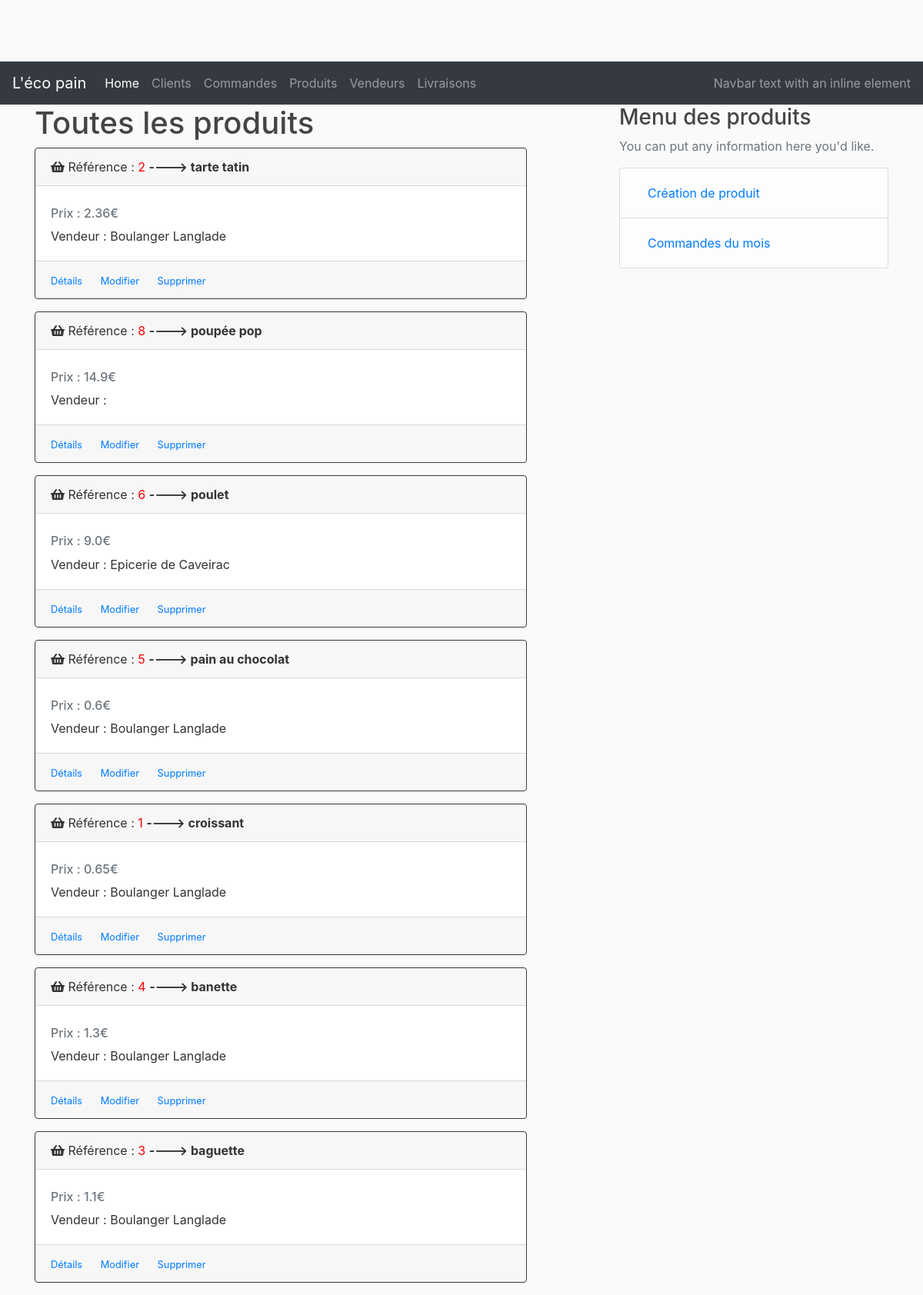
Page /products on the committed database.
### lecopain/dao/models.py (models this page shows, shortened)
class Product(db.Model)      :
    __tablename__            = 'products'
    id                       = db.Column(db.Integer, primary_key = True)
    name                     = db.Column(db.String(50), nullable = False)
    description              = db.Column(db.String(250))
    price                    = db.Column(db.Float)
    status                   = db.Column(db.String(20))
    selections               = db.relationship('CustomerOrder', secondary = 'order_product', backref = db.backref('selected_products'))
    vendor_id                = db.Column(db.Integer, db.ForeignKey('vendors.id'), nullable = False)

class Vendor(db.Model)        :
    __tablename__             = 'vendors'
    id                        = db.Column(db.Integer, primary_key  = True)
    name                      = db.Column(db.String(50), nullable  = False)
    email                     = db.Column(db.String(200), nullable = False)
    products                  = db.relationship('Product', backref = 'vendor', lazy = True)
    vendorOrders              = db.relationship('VendorOrder', backref = 'vendor', lazy = True)

### lecopain/controllers/product_controller.py (the view)
@product_page.route("/products", methods=['GET', 'POST'])
def products():
    products = Product.query.order_by(Product.name.desc()).all()
    return render_template('/products/products.html', products=products, title="Toutes les produits")

### lecopain/templates/products/products.html (shortened to what this page needs)
{% extends "layout.html" %}
{% block content %}
    {% for product in products %}
    <div class="card border-dark mb-3" style="width: 40rem;">
        <div class="card-header">
            <span style="font-size: 1,8em;">
                    <i class="fas fa-shopping-basket "></i>
            </span>
            Référence : <span style="color:red">{{product.id}}</span>
            <span style="margin:auto;"><b> ----> {{ product.name }}</b></span>
        </div>
        <div class="card-body">
            <h6 class="card-subtitle mb-2 text-muted">Prix : {{product.price }}€</h6>
            <p class="card-text"> Vendeur : {{product.vendor.name}} </p>
        </div>
        <div class="card-footer">
            <small class="text-muted">
                <a href="/products/{{product.id}}" class="card-link">Détails</a>
                <a href="/products/update/{{product.id}}" class="card-link">Modifier</a>
                <a href="/products/delete/{{product.id}}" class="card-link">Supprimer</a>
            </small>
        </div>
    </div>
    {% endfor %}
{% endblock %}
{% block right_menu %}
<div class="content-section">
    <h3>Menu des produits</h3>
    <p class='text-muted'>You can put any information here you'd like.
        <ul class="list-group">
        <li class="list-group-item list-group-item-light">
                <a class="nav-link" href="/products/new">Création de produit</a></li>
        <li class="list-group-item list-group-item-light">
                <a class="nav-link" href="/orders/month/0">Commandes du mois</a></li>
        </ul>
    </p>
</div>
{% endblock %}

### lecopain/static/main.css (style rules this page uses)
body { background: #fafafa; color: #333333; margin-top: 5rem; }
h1, h2, h3, h4, h5, h6 { color:#444444; }

### rows in the picture
Product: id "2", name "tarte tatin", price "2.36", vendor.name "Boulanger Langlade"
Product: id "8", name "poupée pop", price "14.9"
Product: id "6", name "poulet", price "9.0", vendor.name "Epicerie de Caveirac"
Product: id "5", name "pain au chocolat", price "0.6", vendor.name "Boulanger Langlade"
Product: id "1", name "croissant", price "0.65", vendor.name "Boulanger Langlade"
Product: id "4", name "banette", price "1.3", vendor.name "Boulanger Langlade"
Product: id "3", name "baguette", price "1.1", vendor.name "Boulanger Langlade"

### other values in the picture
{{ title }} "Toutes les produits"
